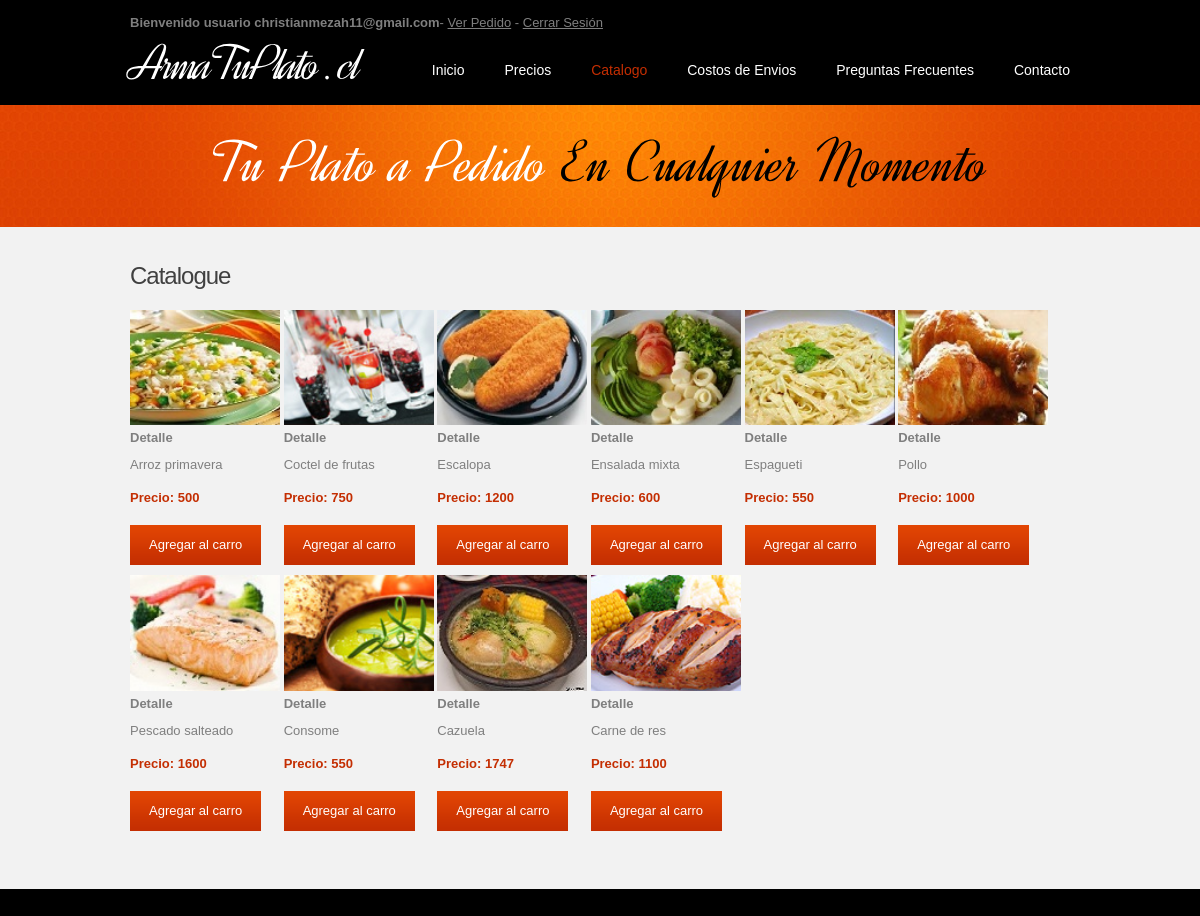
The page /catalogue.php (signed in) on the database its author committed.
### tables this page shows
CREATE TABLE IF NOT EXISTS `producto` (
  `id` int(11) NOT NULL AUTO_INCREMENT,
  `nombre` varchar(45) NOT NULL,
  `precio` int(11) NOT NULL,
  `habilitado` tinyint(1) NOT NULL,
  `foto` varchar(250) DEFAULT NULL,
  `descripcion` varchar(250) DEFAULT NULL,
  PRIMARY KEY (`id`)
);

### src/srv/core/start.php (called while the page is built, shortened)
<?php
require(dirname(__FILE__) . "/config.php");
require(dirname(__FILE__) . "/Q.class.php");
$_config = new Config();
$q = new Q($_config->getDb());
?>

### src/srv/core/config.php (called while the page is built, shortened)
<?php
class Config {
    static function getDb() {
        return array(
            'host' => 'localhost',
            'user' => 'root',
            'password' => '',
            'database' => 'armatuplato'
        );
    }
}
?>

### src/srv/core/Q.class.php (called while the page is built, shortened)
<?php
class Q {
    private $con;
    function __construct($config) {
        $this->con = mysqli_connect($config["host"], $config["user"], $config["password"], $config["database"]) or die(
                        Response::error("No se ha logrado conectar con el servidor de base de datos.")
        );
        mysqli_set_charset($this->con, 'utf8');
    }
    public function s($q, $ac = null, $nullable = true) {
        $r = array();
        $a = $this->con->query($q) or die(
                        Response::error("Error al ejecutar la operación.", array(
                            "errno" => mysqli_errno($this->con),
                            "error" => mysqli_error($this->con),
                            "query" => $q))
        );
        switch ($ac) {
            default:
                while ($row = mysqli_fetch_array($a, MYSQLI_ASSOC))
                    $r[] = $row;
                break;
        }
        if (count($r) === 0 && $nullable === true)
            return null;
        else
            return $r;
    }
}
?>

### src/srv/views/catalogo.php (the view, shortened to what this page needs)
<?php
$productos = $q->s("SELECT * FROM producto WHERE habilitado = 1;");
echo "<ul class='catalogo'>";
foreach ($productos as $producto) {
    ?>
    <li>
        <figure>
            <a class="lightbox-image" href="src/images/productos/<?= $producto['foto'] ?>" data-gal="prettyPhoto[prettyPhoto]">
                <img src="src/images/productos/<?= $producto['foto'] ?>" alt=""></a>
        </figure>
        <h5>Detalle</h5>
        <p class="p1"><?= $producto['nombre'] ?></p>
        <p class="p2"><strong class="color-2">Precio: <?= $producto['precio'] ?></strong></p>
        <a class="button-1" href="?id=<?= $producto['id'] ?>">Agregar al carro</a>
    </li>
    <?php
}
echo "</ul>";
?>

### src/css/style.css (style rules this page uses)
ul.catalogo li { display: inline-block; width: 150px; margin-bottom: 10px; }
ul.catalogo li img { width: 150px; }
article, aside, audio, canvas, command, datalist, details, embed, figcaption, figure, footer, header, hgroup, keygen, meter, nav, output, progress, section, source, video { display:block; }
html { width:100%; }
body { font-family:Arial, Helvetica, sans-serif; font-size:100%; color:#7f7f7f; min-width:960px; background:#000 }
a { color:#7f7f7f; outline:none; }
p { margin-bottom:18px; }
.p1 { margin-bottom:8px; }
.p2 { margin-bottom:15px; }
.color-2 { color:#c42e02; }
.menu li a, .list-1 li a, .link, .button-1, .button-2, h1 a { text-decoration:none; }
h5 { margin-bottom:2px; }
.button-1 { display:inline-block; padding:12px 19px; font-size:13px; line-height:1.23em; color:#fff; background:url(../images/button1-tail.gif) 0 0 repeat-x #c42e02; cursor:pointer; }
.lightbox-image { position:relative; z-index:1; overflow:hidden; display:inline-block; cursor:pointer; }
.lightbox-image img { position:relative; z-index:1; }

### rows shown on the page
producto: foto (picture), nombre "Arroz primavera", precio "500"
producto: foto (picture), nombre "Coctel de frutas", precio "750"
producto: foto (picture), nombre "Escalopa", precio "1200"
producto: foto (picture), nombre "Ensalada mixta", precio "600"
producto: foto (picture), nombre "Espagueti", precio "550"
producto: foto (picture), nombre "Pollo", precio "1000"
producto: foto (picture), nombre "Pescado salteado", precio "1600"
producto: foto (picture), nombre "Consome", precio "550"
producto: foto (picture), nombre "Cazuela", precio "1747"
producto: foto (picture), nombre "Carne de res", precio "1100"

### other values the page prints
$_SESSION['user']['correo'] "christianmezah11@gmail.com"
